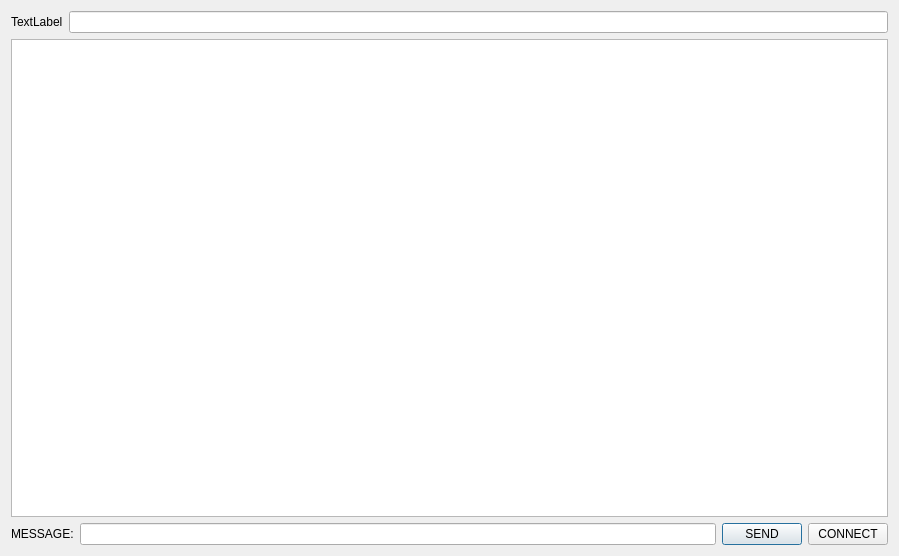
<?xml version="1.0" encoding="UTF-8"?>
<ui version="4.0">
 <class>chat</class>
 <widget class="QDialog" name="chat">
  <property name="geometry">
   <rect>
    <x>0</x>
    <y>0</y>
    <width>899</width>
    <height>556</height>
   </rect>
  </property>
  <property name="windowTitle">
   <string>Dialog</string>
  </property>
  <layout class="QVBoxLayout" name="verticalLayout">
   <item>
    <layout class="QHBoxLayout" name="horizontalLayout">
     <item>
      <widget class="QLabel" name="label_2">
       <property name="text">
        <string>TextLabel</string>
       </property>
      </widget>
     </item>
     <item>
      <widget class="QLineEdit" name="name"/>
     </item>
    </layout>
   </item>
   <item>
    <widget class="QTextEdit" name="textEdit"/>
   </item>
   <item>
    <layout class="QHBoxLayout" name="horizontalLayout_2">
     <item>
      <widget class="QLabel" name="label">
       <property name="text">
        <string>MESSAGE:</string>
       </property>
      </widget>
     </item>
     <item>
      <widget class="QLineEdit" name="message"/>
     </item>
     <item>
      <widget class="QPushButton" name="send">
       <property name="text">
        <string>SEND</string>
       </property>
      </widget>
     </item>
     <item>
      <widget class="QPushButton" name="bind">
       <property name="text">
        <string>CONNECT</string>
       </property>
      </widget>
     </item>
    </layout>
   </item>
  </layout>
 </widget>
 <resources/>
 <connections/>
</ui>
